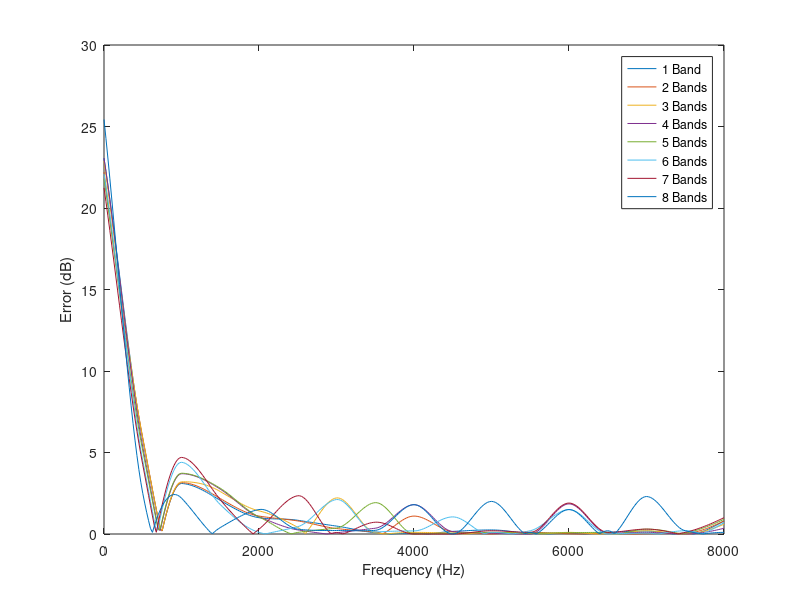
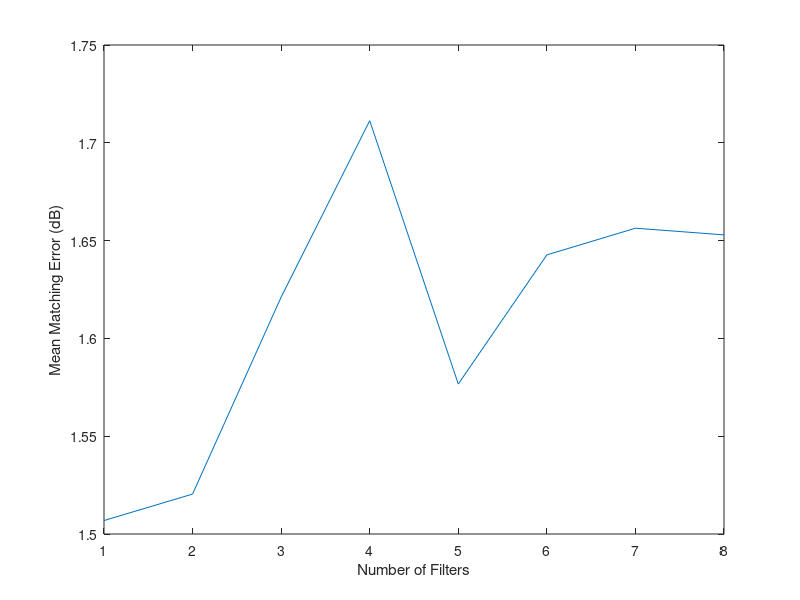

Recreate these plots in MATLAB, in order.
clc;
clear all;
%% Investigate the effects of the frequency bands
%Set up audiogram
Fh = 8000;
steps = 50;
audioX = [250 500 1000 2000 4000 8000];
audioConY = [-50 -45 -45 -60 -50 -60];
xq = 0:25:8000;
pCond = pchip(audioX, audioConY, xq);

audioNormY = [0 -8 -5 0 -10 0];
pNorm = pchip(audioX, audioNormY, xq);
% 
% figure;
% plot(xq, pNorm);
% hold on;
% plot(xq, pCond);
% xlabel('Frequency (Hz)');
% ylabel('Hearing Loss (dB)');
% legend('Normal', 'Conductive');

audioConY = -1*audioConY;

H3FA = (audioConY(2) + audioConY(3) + audioConY(4))/3;
X = 0.15*H3FA;
ki = [-17 -8 1 -1 -2 -2 -2];

IG = 1:length(audioConY);
for i=1:length(audioConY)
   IG(i) = X + (0.31*H3FA) + ki(i);
end

pIG = pchip(audioX, IG, xq);

% figure;
% plot(xq, pIG);
% xlabel('Frequency (Hz)');
% ylabel('Insertion Gain (dB)');

filtX = [250 500 1000 1500 2000 2500 3000 3500 4000 4500 5000 5500 6000 6500 7000 7500 8000];

band1 = [20 20.8 20.9 21.04 21 20.76 20.8 21 21.05 20.84 20.75 20.96 21.04 20.9 20.82 21.05 20.2];
pb1 = pchip(filtX, band1, xq);

band2 = [19.3 20.9 20.85 20.93 20.9 20.8 20.95 20.95 22.1 21.14 21 20.9 20.98 21.04 20.98 20.95 20.2];
pb2 = pchip(filtX, band2, xq);

band3 = [19.8 20.85 20.8 20.5 20.58 21.2 23.5 21.15 20.9 20.95 21.1 21.05 20.9 21.02 20.8 21 20.4];
pb3 = pchip(filtX, band3, xq);

band4 = [19.8 20.34 20.3 20.35 20.95 21.35 21.36 21.43 22.8 21.15 21.05 21 22.85 21.05 21.1 21 21.35];
pb4 = pchip(filtX, band4, xq);

band5 = [18.95 20.1 20.27 20.3 20.95 21.7 21.65 23 21 20.95 20.9 20.95 20.92 20.9 21.3 20.95 20.1];
pb5 = pchip(filtX, band5, xq);

band6 = [18.95 19.5 19.6 21.3 21.9 22.05 23.4 21.2 21.19 22.05 20.9 21.2 22.5 21 20.95 21.2 20.3];
pb6 = pchip(filtX, band6, xq);

band7 = [18.2 19.25 19.3 21 22.3 23.95 21.2 21.8 21 21 21.2 21.1 22.9 21.1 21.3 20.9 20];
pb7 = pchip(filtX, band7, xq);

band8 = [18.7 17.5 21.8 23.5 23.5 21.9 21.5 21.3 22.8 21 23 20.9 22.5 20.8 23.3 21.2 20.9];
pb8 = pchip(filtX, band8, xq);

matchError1 = abs(minus(pb1,  pIG));
matchError2 = abs(minus(pb2,  pIG));
matchError3 = abs(minus(pb3,  pIG));
matchError4 = abs(minus(pb4,  pIG));
matchError5 = abs(minus(pb5,  pIG));
matchError6 = abs(minus(pb6,  pIG));
matchError7 = abs(minus(pb7,  pIG));
matchError8 = abs(minus(pb8,  pIG));

figure;
plot(xq, matchError1);
hold on;
plot(xq, matchError2);
hold on;
plot(xq, matchError3);
hold on;
plot(xq, matchError4);
hold on;
plot(xq, matchError5);
hold on;
plot(xq, matchError6);
hold on;
plot(xq, matchError7);
hold on;
plot(xq, matchError8);
xlabel('Frequency (Hz)');
ylabel('Error (dB)');
legend('1 Band', '2 Bands', '3 Bands', '4 Bands', '5 Bands', '6 Bands', '7 Bands', '8 Bands');

meanErrors = 1:8;
meanErrors(1) = mean(matchError1);
meanErrors(2) = mean(matchError2);
meanErrors(3) = mean(matchError3);
meanErrors(4) = mean(matchError4);
meanErrors(5) = mean(matchError5);
meanErrors(6) = mean(matchError6);
meanErrors(7) = mean(matchError7);
meanErrors(8) = mean(matchError8);

figure;
plot(meanErrors);
xlabel('Number of Filters');
ylabel('Mean Matching Error (dB)');

%plot(xq, pb1);

%plot(xq, p);

mean(pIG(81:101))
    
